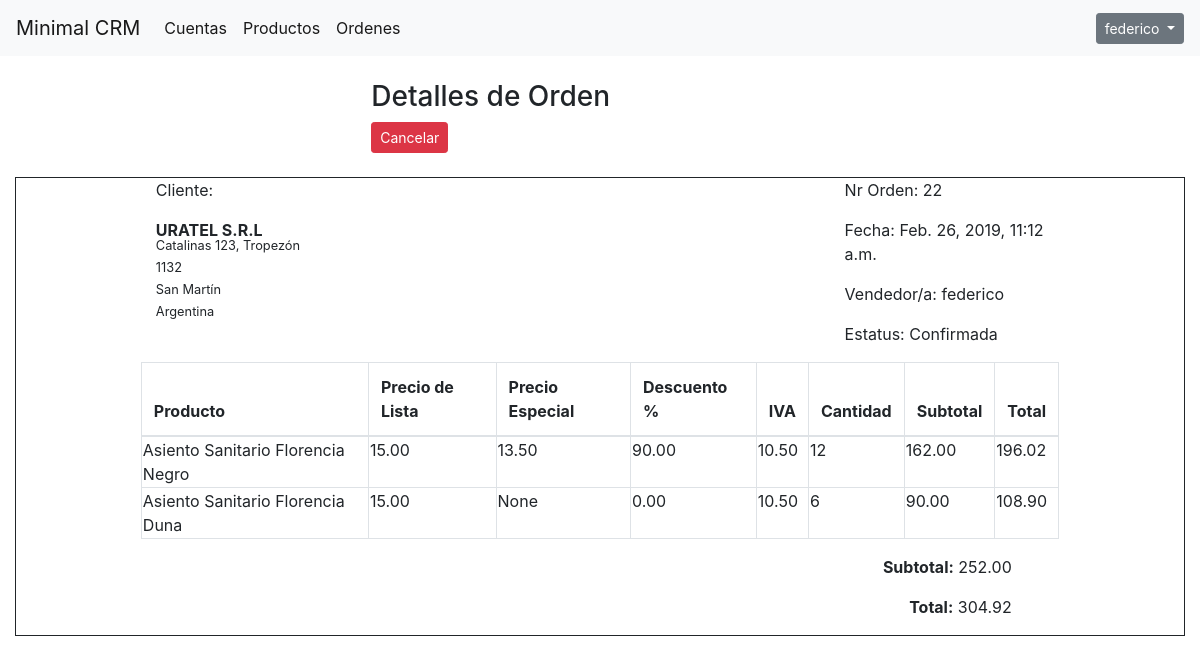
The app's page /orden/22 (signed in) with its own data.
### crm/models.py (models this page shows, shortened)
class Orden(models.Model):
    fecha_orden = models.DateTimeField(default=timezone.now)
    fecha_entrega = models.DateTimeField()
    orden_id = models.AutoField(primary_key=True)
    vendedor = models.ForeignKey(User, on_delete=models.CASCADE)
    cuenta = models.ForeignKey(Cuenta, on_delete=models.CASCADE)
    status = models.CharField(max_length=50, null=True, blank=True,
                              choices=ORD_STATUS, default='En Preparación')
    subtotal = models.DecimalField(decimal_places=2, max_digits=20, null=True)
    total = models.DecimalField(decimal_places=2, max_digits=20, null=True)

class Cuenta(models.Model):
    personeria = models.CharField(choices=PER_JURID_CHOICES, default="PJ", max_length=256)
    es_cliente = models.BooleanField(default=True)
    es_proveedor = models.BooleanField(default=False)
    nombre = models.CharField(max_length=256)
    calle = models.CharField(max_length=256)
    complemento = models.CharField(max_length=256)
    codigo_postal = models.CharField(max_length=256)
    ciudad = models.CharField(max_length=256)
    estado = models.CharField(max_length=256)
    pais = models.CharField(max_length=256)
    telefono = models.CharField(max_length=256)
    email = models.CharField(max_length=256)
    website = models.CharField(max_length=256)
    vendedor = models.ForeignKey(User, on_delete=models.CASCADE, null=True)
    def __str__(self):
        return self.nombre

class OrdenProducto(models.Model):
    orden = models.ForeignKey(Orden, on_delete=models.CASCADE)
    producto = models.ForeignKey(Producto, on_delete=models.CASCADE)
    precio_lista = models.DecimalField(decimal_places=2, max_digits=20, null=True)
    precio_especial = models.DecimalField(decimal_places=2, max_digits=20,
                                          null=True, blank=True)
    descuento = models.DecimalField(decimal_places=2, max_digits=20, null=True,
                                    blank=True)
    iva = models.DecimalField(decimal_places=2, max_digits=20, choices=IVA,
                              null=True, default=21.00)
    cantidad = models.IntegerField(default=1)
    subtotal = models.DecimalField(decimal_places=2, max_digits=20, null=True)
    total = models.DecimalField(decimal_places=2, max_digits=20, null=True)

class Producto(models.Model):
    nombre = models.CharField(max_length=256)
    tipo = models.CharField(max_length=256, choices=PROD_TIPO, default="Bien")
    categoria = models.CharField(max_length=256, choices=PROD_CATEGORIA, default="Ventas")
    descripcion = models.CharField(max_length=256)
    precio_lista = models.DecimalField(decimal_places=2, max_digits=20, null=True)
    precio_compra = models.DecimalField(decimal_places=2, max_digits=20, null=True)
    stock = models.IntegerField(default=1, null=True)
    def __str__(self):
        return self.nombre

### crm/views.py (the view)
# urls.py: re_path(r'^orden/(?P<pk>\d+)$', DetallesOrden.as_view(), name='orden-details'),
class DetallesOrden(LoginRequiredMixin, DetailView):
    model = Orden
    context_object_name = 'orden'
    template_name = 'orden-details.html'
    def get_context_data(self, **kwargs):
        orden = self.object
        context = super(DetallesOrden, self).get_context_data(**kwargs)
        context['titulo'] = 'Orden'
        context['olis'] = OrdenProducto.objects.filter(orden_id = orden)
        context['cliente'] = Cuenta.objects.filter(nombre = orden.cuenta)
        return context

### templates/orden-details.html (shortened to what this page needs)
{% extends "header.html" %}
{% block content %}
<div class="col-md-12">
    <br />
    <div class="col-md-5 col-md-offset-4 centered">
        <h3>Detalles de {{titulo}}</h3>
        {% if orden.status == "En Preparación" %}
                <a class="btn btn-sm btn-primary" href="{% url 'orden-update' pk=orden.pk %}" role="button">Editar</a>
                <a class="btn btn-sm btn-success" href="{% url 'confirmar-orden' pk=orden.pk %}" role="button">Confirmar</a>
                <a class="btn btn-sm btn-danger" href="{% url 'orden-delete' pk=orden.pk %}" role="button">Eliminar</a>
        {% elif orden.status == "Confirmada" %}
                <a class="btn btn-sm btn-danger" href="{% url 'cancelar-orden' pk=orden.pk %}" role="button">Cancelar</a>
        {% endif %}
        <br />
        <br />
    </div>
    <div class="col-md-12" style="border: solid 1px;">
        <div class="col-md-10 centered">
            <div class="col-md-7 pull-left">
                <tr>
                    <p>Cliente:</p>
                    <strong>{{ orden.cuenta }}</strong>
                      {% for c in cliente %}
                      <p style="line-height: 5px;"><small>{{c.calle}}, {{c.complemento}}</small></p>
                      <p style="line-height: 5px;"><small>{{c.codigo_postal}}</small></p>
                      <p style="line-height: 5px;"><small>{{c.ciudad}}</small></p>
                      <p style="line-height: 5px;"><small>{{c.pais}}</small></p>
                      {% endfor %}
            </div>
            <div class="col-md-3 pull-right">
                <p>Nr Orden: {{ orden.pk }}</p>
                <p>Fecha: {{ orden.fecha_orden }}</p>
                <p>Vendedor/a: {{ orden.vendedor }}</p>
                <p>Estatus: {{ orden.status }}</p>
            </div>
        </div>
        {% if olis %}
        <div class="col-md-10 centered">
            <table class="table table-bordered">
                <thead>
                    <th>Producto</th>
                    <th>Precio de Lista</th>
                    <th>Precio Especial</th>
                    <th>Descuento %</th>
                    <th>IVA</th>
                    <th>Cantidad</th>
                    <th>Subtotal</th>
                    <th>Total</th>
                </thead>
                {% for field in olis %}
                <tr>
                    <td>{{ field.producto }}</td>
                    <td>{{ field.precio_lista }}</td>
                    <td>{{ field.precio_especial }}</td>
                    <td>{{ field.descuento }}</td>
                    <td>{{ field.iva }}</td>
                    <td>{{ field.cantidad }}</td>
                    <td>{{ field.subtotal }}</td>
                    <td>{{ field.total }}</td>
                {% endfor %}
            </table>
        </div>
        {% endif %}
        <div class="col-md-9 centered">
            <p style="text-align: right;"><strong>Subtotal:</strong> {{ orden.subtotal }}</p>
            <p style="text-align: right;"><strong>Total:</strong> {{ orden.total }}</p>
        </div>
    </div>
</div>
{% endblock %}

### templates/header.html (shortened to what this page needs)
{% load static %}
<!DOCTYPE html>
<html lang="es">
<head>
    <link rel="stylesheet" href="https://stackpath.bootstrapcdn.com/bootstrap/4.2.1/css/bootstrap.min.css">
    <link rel="stylesheet" href="https://cdnjs.cloudflare.com/ajax/libs/font-awesome/4.6.3/css/font-awesome.min.css">
</head>
<body>
    <nav class="navbar navbar-expand-lg navbar-light bg-light">
        <a class="navbar-brand" href="{% url 'index' %}">Minimal CRM</a>
      <div class="collapse navbar-collapse" id="navbarSupportedContent">
        <ul class="navbar-nav mr-auto">
          <li class="nav-item active">
              <a class="nav-link" href="{% url 'lista_cuentas' %}">Cuentas<span class="sr-only">(current)</span></a>
          </li>
          <li class="nav-item active">
              <a class="nav-link" href="{% url 'lista_productos' %}">Productos<span class="sr-only">(current)</span></a>
          </li>
          <li class="nav-item active">
              <a class="nav-link" href="{% url 'lista_ordenes' %}">Ordenes<span class="sr-only">(current)</span></a>
          </li>
        </ul>
        {% if user.is_authenticated %}
        <div class="dropdown">
            <button class="btn btn-sm btn-secondary dropdown-toggle" type="button" id="dropdownMenuButton" data-toggle="dropdown" aria-haspopup="true" aria-expanded="false">
            {{ user.username }}
           </button>
        </div>
        {% else %}
            <a href="{% url 'login' %}">Ingresar</a>
        {% endif %}
      </div>
    </nav>
{% block content %}
{% endblock %}
</body>
</html>

### templates/header.html (style rules this page uses)
.centered { margin: 0 auto; }
tr td { padding: 1px !important; margin: 1px !important; }

### records on screen
Orden: cuenta "URATEL S.R.L", pk "22", fecha_orden "Feb. 26, 2019, 11:12 a.m.", vendedor "federico", status "Confirmada", subtotal "252.00", total "304.92"
Cuenta: calle "Catalinas 123", complemento "Tropezón", codigo_postal "1132", ciudad "San Martín", pais "Argentina"
OrdenProducto: producto "Asiento Sanitario Florencia Negro", precio_lista "15.00", precio_especial "13.50", descuento "90.00", iva "10.50", cantidad "12", subtotal "162.00", total "196.02"
OrdenProducto: producto "Asiento Sanitario Florencia Duna", precio_lista "15.00", precio_especial "None", descuento "0.00", iva "10.50", cantidad "6", subtotal "90.00", total "108.90"

### other values on screen
{{ user.username }} "federico"
{{ titulo }} "Orden"
